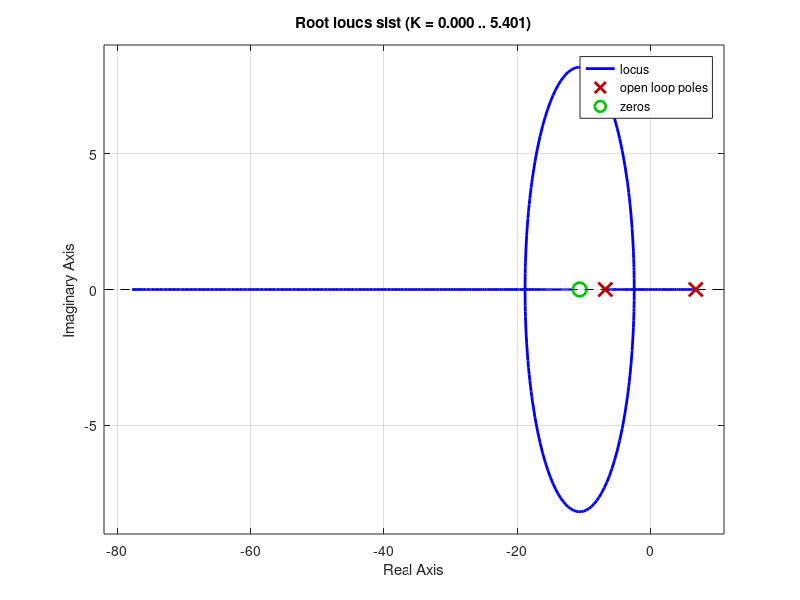
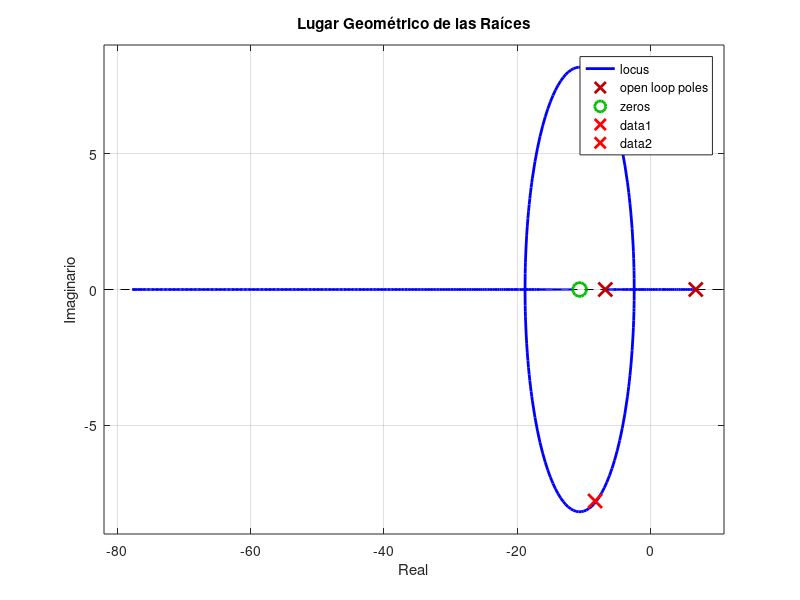

Reproduce these figures in MATLAB, in order.
planta = tf(-1,[0.029 0 -1.3381]);
controller = pid(-5.107,0,-0.48);
sist = series(controller,planta);
rlocus(sist);


% Graficar el Lugar Geométrico de las Raíces
figure;
rlocus(sist);
hold on;
% Polos objetivo problema 3
polo_objetivo1 = -8.322 + 7.791j;
polo_objetivo2 = -8.322 - 7.791j;
% Marcar los polos objetivo con una 'x'
plot(real(polo_objetivo1), imag(polo_objetivo1), 'rx', 'Markersize', 10,'LineWidth', 2);
plot(real(polo_objetivo2), imag(polo_objetivo2), 'rx', 'Markersize', 10,'LineWidth', 2);
% Añadir título y etiquetas
title('Lugar Geométrico de las Raíces');
xlabel('Real');
ylabel('Imaginario');
grid on;
hold off;
